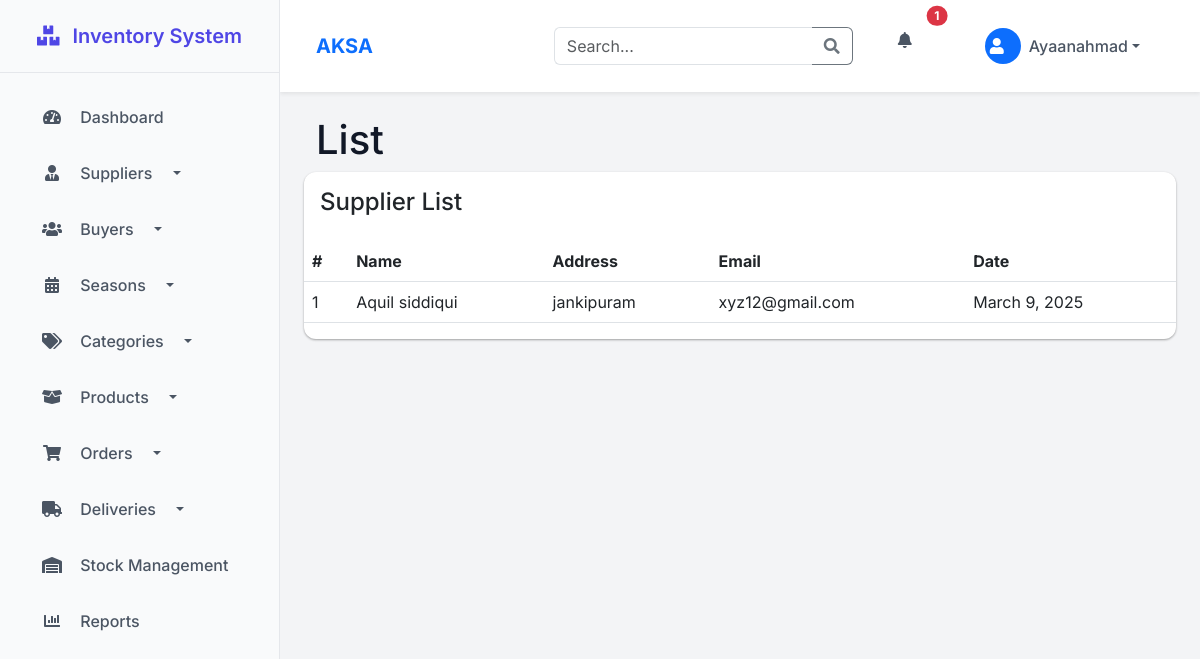
The app's page /store/supplier-list/ (signed in) with its own data.
### inventory/models.py (models this page shows)
class User(AbstractUser):
    is_buyer = models.BooleanField(default=False)
    is_supplier = models.BooleanField(default=False)
    is_admin = models.BooleanField(default=False)

### store/models.py (models this page shows, shortened)
class Supplier(models.Model):
    user = models.OneToOneField(User, on_delete=models.CASCADE)
    name = models.CharField(max_length=120, unique=True)
    address = models.CharField(max_length=220)
    created_date = models.DateField(auto_now_add=True)

### store/views.py (the view)
# urls.py: path('supplier-list/', SupplierListView.as_view(), name='supplier-list'),
class SupplierListView(ListView):
    model = Supplier
    template_name = 'store/supplier_list.html'
    context_object_name = 'supplier'

### store/context_processors.py (called while the page is built)
def alerts_context(request):
    if request.user.is_authenticated:
        return {
            'unread_alerts_count': Alert.objects.filter(user=request.user, is_read=False).count(),
            'recent_alerts': Alert.objects.filter(user=request.user).order_by('-created_at')[:5]
        }
    return {}

### templates/store/supplier_list.html (shortened to what this page needs)
{% extends 'base/base.html' %}
{% block breadcrumbs %}
<div class="breadcrumbs">
    <div class="breadcrumbs-inner">
        <div class="row m-0">
            <div class="col-sm-4">
                <div class="page-header float-left">
                    <div class="page-title">
                        <h1>List</h1>
                    </div>
                </div>
            </div>
        </div>
    </div>
</div>
{% endblock breadcrumbs %}
{% block content %}
<div class="row">
    <div class="col-xl-12">
        <div class="card">
            <div class="card-body">
                <h4 class="box-title">Supplier List </h4>
            </div>
            <div class="card-body--">
                <div class="table-stats order-table ov-h">
                    <table class="table ">
                        <thead>
                            <tr>
                                <th class="serial">#</th>
                                <th>Name</th>
                                <th>Address</th>
                                <th>Email</th>
                                <th>Date</th>
                            </tr>
                        </thead>
                        <tbody>
                            {% if supplier %}
                            {% for supplier in supplier %}
                            <tr>
                                <td class="serial">{{ forloop.counter }}</td>
                                <td>{{ supplier.name }}</td>
                                <td>{{ supplier.address }}</td>
                                <td>{{ supplier.user.email }}</td>
                                <td>{{ supplier.created_date }}</td>
                            </tr>
                            {% endfor %}
                            {% else %}
                                <tr><td>No Supplier Data</td></tr>
                            {% endif %}
                        </tbody>
                    </table>
                </div>
            </div>
        </div>
    </div>
</div>
{% endblock content %}

### templates/base/navbar.html (shortened to what this page needs)
<header class="navbar navbar-expand-lg navbar-light bg-white shadow-sm">
    <div class="container-fluid">
        <a class="navbar-brand fw-bold text-primary">AKSA</a>
        <div class="collapse navbar-collapse">
            <form class="d-flex ms-auto me-3" method="GET" action="{% url 'search' %}">
                <div class="input-group">
                    <input class="form-control border-end-0" type="search" name="q" placeholder="Search..."
                           aria-label="Search" value="{{ request.GET.q }}">
                    <button class="btn btn-outline-secondary border-start-0" type="submit">
                        <i class="fas fa-search"></i>
                    </button>
                </div>
            </form>
            <ul class="navbar-nav">
                <li class="nav-item dropdown me-2">
                    <a class="nav-link position-relative" href="#" id="alertsDropdown" role="button"
                       data-bs-toggle="dropdown" aria-expanded="false">
                        <i class="fas fa-bell text-gray-600"></i>
                        {% if unread_alerts_count > 0 %}
                        <span class="position-absolute top-0 start-100 translate-middle badge rounded-pill bg-danger">
                            {{ unread_alerts_count }}
                        </span>
                        {% endif %}
                    </a>
                </li>
                <li class="nav-item dropdown">
                    <a class="nav-link dropdown-toggle d-flex align-items-center" href="#" id="userDropdown"
                       role="button" data-bs-toggle="dropdown" aria-expanded="false">
                        <div class="avatar avatar-sm me-2">
                            <div class="bg-primary text-white rounded-circle d-flex align-items-center justify-content-center"
                                 style="width: 36px; height: 36px;">
                                <i class="fas fa-user"></i>
                            </div>
                        </div>
                        <span class="d-none d-lg-inline">{{ request.user.username }}</span>
                    </a>
                </li>
            </ul>
        </div>
    </div>
</header>

### templates/base/base.html (style rules this page uses)
:root { --primary: #4f46e5; --primary-hover: #4338ca; --sidebar-bg: #f9fafb; --sidebar-active: #e0e7ff; --header-bg: #ffffff; --card-shadow: 0 1px 3px rgba(0,0,0,0.12), 0 1px 2px rgba(0,0,0,0.24); --transition: all 0.3s cubic-bezier(.25,.8,.25,1); }
body { font-family: 'Inter', sans-serif; background-color: #f3f4f6; color: #111827; }
.nav-link { color: #4b5563; padding: 0.75rem 1.5rem; font-weight: 500; border-radius: 0.5rem; margin: 0.25rem 1rem; transition: var(--transition); }
.nav-link i { width: 24px; text-align: center; margin-right: 12px; }
.navbar { background: var(--header-bg); box-shadow: var(--card-shadow); padding: 0.75rem 1.5rem; }
.navbar-brand { font-weight: 700; color: var(--primary); font-size: 1.25rem; }
.card { border: none; border-radius: 0.75rem; box-shadow: var(--card-shadow); transition: var(--transition); }

### records on screen
User: user.username "Ayaanahmad"
Supplier: name "Aquil siddiqui", address "jankipuram", user.email "xyz12@gmail.com", created_date "March 9, 2025"

### other values on screen
{{ unread_alerts_count }} "1"
